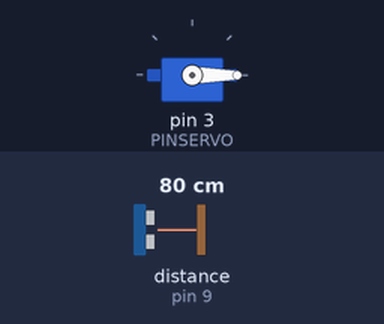
A sketch run on a simulated Arduino Uno, built with avr-gcc and run on an emulated ATmega328P. Shown: servo. Inputs (shaded band) come from the test bench; at power-on: distance to the obstacle (sensor on pin 9) 80 cm. The echo pulse lasts 58.3 µs per cm.

Above: at 6.2 s.
6.3 s: distance to the obstacle (sensor on pin 9) set to 23 cm
12.0 s: distance to the obstacle (sensor on pin 9) set to 19 cm
At 15.82 s:
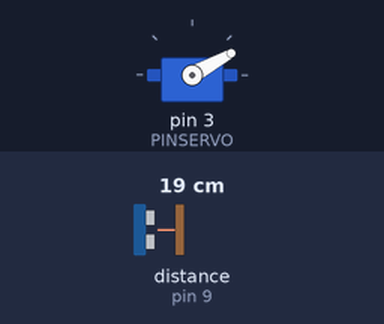
At 17.2 s:
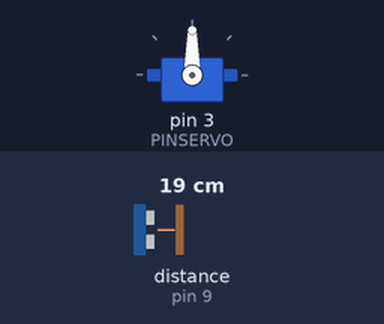
18.0 s: distance to the obstacle (sensor on pin 9) set to 35 cm
At 23.0 s:
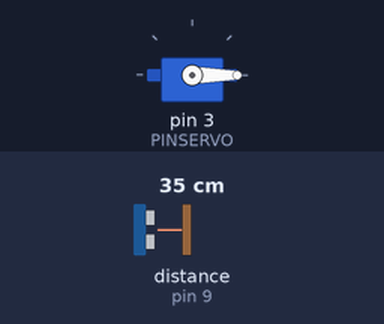
Timing chart, 0 to 24.5 s (numbered marks = the images above; inputs shaded):
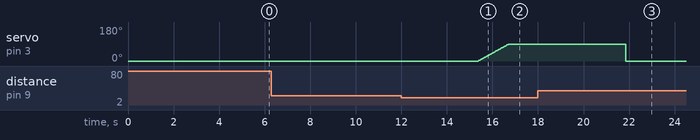

Measured:
- the behaviour switches between 21 and 20 cm on distance to the obstacle (sensor on pin 9) (found by bisection; images 0 and 1)
- after the input at 6.3 s, every drawn part: stays the same
- after the input at 12.0 s, servo on pin 3 (PINSERVO): moves from 0° to 90° over 1.4 s, starting after 3.4 s
- after the input at 18.0 s, servo on pin 3 (PINSERVO): goes on until 21.8 s, then stays 0°

The sketch:

ejemplo3_servo.ino
```cpp
#include <Servo.h>
#include <NewPing.h>

Servo servo1;
#define PINSERVO 3
#define TRIG_PIN 10
#define ECHO_PIN 9
#define LED_PIN 3
#define MAX_DISTANCE 200 // Distancia máxima de detección en centímetros

NewPing sonar(TRIG_PIN, ECHO_PIN, MAX_DISTANCE); // Define el objeto sonar

void setup() {
servo1.attach(PINSERVO);
pinMode(LED_PIN, OUTPUT);
posicion_inicial();
}

void loop() {
unsigned int duration, distance;

duration = sonar.ping_median(5); // Realiza 5 mediciones y devuelve la mediana
distance = duration / US_ROUNDTRIP_CM; // Convierte el tiempo en distancia en cm

if (distance <= 20 && distance >= 0) {
digitalWrite(LED_PIN, HIGH);
for (int angle = 0; angle <= 90; angle++) {
servo1.write(angle);
delay(15);
}
delay(5000); // Espera 5 segundos después de mover el servo
} else {
digitalWrite(LED_PIN, LOW);
servo1.write(0); // Mueve el servo a 0 grados si no hay objeto
delay(5000);
}
}

void posicion_inicial() {
servo1.write(0);
delay(5000);
}
```
